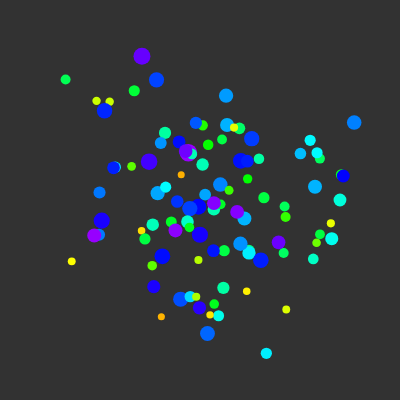
Frame 1 (no input)
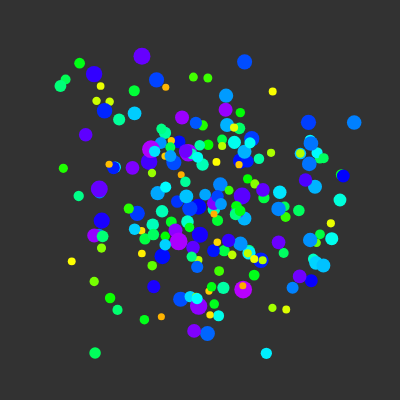
Frame 2 (the mouse pressed at the canvas centre, redrawn once)

The p5.js sketch that drew these frames (run headless with seeded random() and noise() and a simulated clock; the mouse was pressed at the canvas centre and the sketch redrawn once):

// p5.js sketch
// ── sketch.js
// Dot Challenge Starting Point

function setup() {
    createCanvas(400, 400);
    randomSeed(1);
    background(50);
    colorMode(HSB);
}

//purple x 3
//pink x
//green x
//green, yellow, purple dark, purple bright, blue dark, blue light, baby blue

//relationship b/w size and color

function draw() {

    noLoop();
    noStroke();
    ellipseMode(CENTER);


    var noiseFrequency = .02;

    for (var i = 0; i < 100; i++) {
        // these points are not scattered in the same way
        // how can you make the arrangement match the challenge?


        var x = (random(40, width-35)+random(50, width-35))/2 ;
        var y = (random(45, height-50)+random(30, height-40))/2;



        var diamMin = 7;
        var diamMax=  18;
        if (i > 50){
            diamMax= 14;
        }         
        //var diamCurr = min(random(diamMin, diamMax),random(diamMin, diamMax) ) ;
        var diamCurr = random(diamMin, diamMax)

     
        var hueRangeMin = 40;
        var hueRangeMax = 310;

        ///var colorMapped = color(random(hueRangeMin, hueRangeMax), 100, 100)
        var currHue =  map(diamCurr, diamMin, diamMax+1, hueRangeMin, hueRangeMax);
        var currColor = color(currHue, 100, 100);

        fill(currColor)
    

        circle(x, y, diamCurr);
    }


    noLoop();


}
